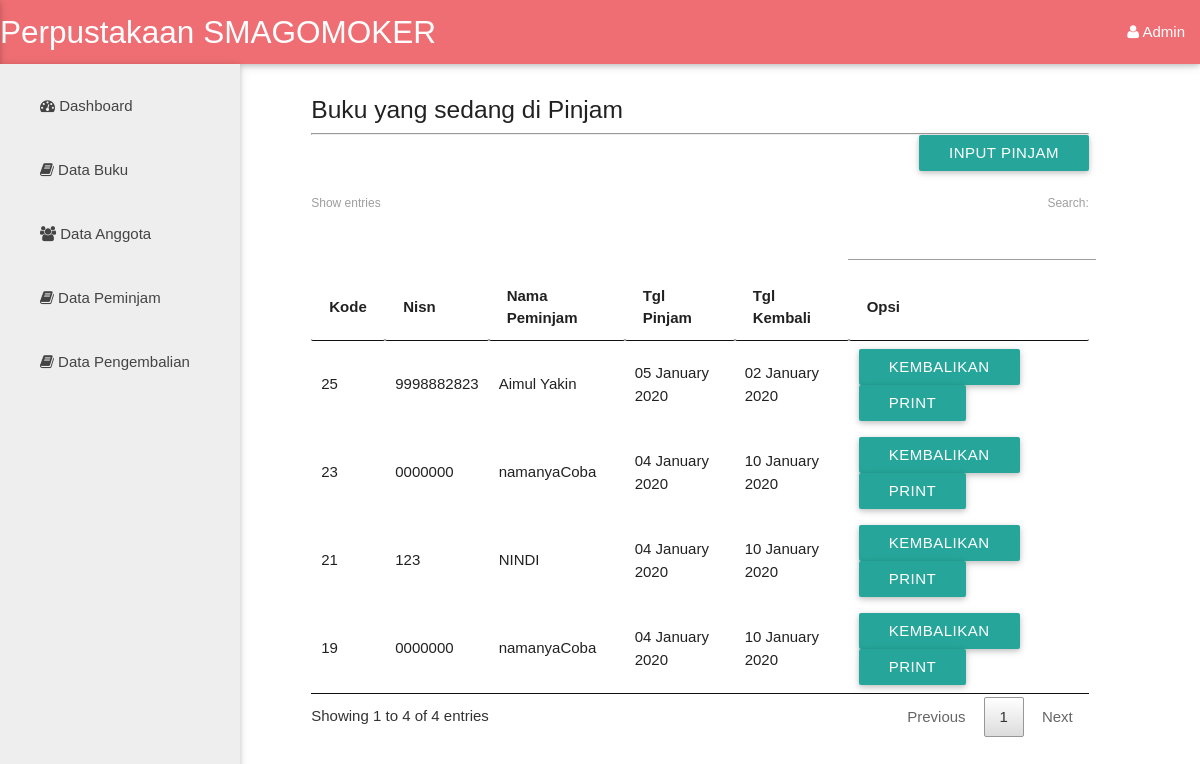
Screenshot of /pinjam.php (signed in) with the database file from the repository.
### tables this page shows
CREATE TABLE `pinjam` (
  `id_pinjam` int(11) NOT NULL,
  `id_anggota` int(11) NOT NULL,
  `id_buku` int(11) NOT NULL,
  `jumlah` int(11) NOT NULL,
  `tgl_pinjam` date NOT NULL,
  `tgl_kembali` timestamp NOT NULL DEFAULT CURRENT_TIMESTAMP ON UPDATE CURRENT_TIMESTAMP,
  `status` varchar(20) NOT NULL
);

CREATE TABLE `anggota` (
  `id_anggota` int(11) NOT NULL,
  `nisn` varchar(20) NOT NULL,
  `nama` varchar(50) NOT NULL,
  `password` varchar(25) NOT NULL,
  `kelas` varchar(3) NOT NULL,
  `jurusan` varchar(35) NOT NULL,
  `jen_kel` enum('laki-laki','perempuan','','') NOT NULL,
  `no_hp` varchar(13) NOT NULL
);

### pinjam.php (the view, shortened to what this page needs)
<?php
  if (isset($_SESSION['admin'])) {
?>
<?php include 'templates/header.php' ?>
<div class="row">
  <div class="col s2">
    <ul id="nav-mobile" class="sidebar side-nav fixed grey lighten-3">
      <li><a href="index.php"><i class="fa fa-dashboard"></i> Dashboard</a></li>
      <li><a href="buku.php"><i class="fa fa-book"></i> Data Buku</a></li>
      <li><a href="anggota.php"><i class="fa fa-users"></i> Data Anggota</a></li>
          <li><a href="pinjam.php"><i class="fa fa-book"></i> Data Peminjam</a></li>
          <li><a href="kembali.php"><i class="fa fa-book"></i> Data Pengembalian</a></li>
    </ul>
  </div>
</div>
 <div class="row">
  <div class="col m8 offset-m3">
  <h5>Buku yang sedang di Pinjam</h5>
  <?php
    require_once "db/koneksi.php";
    $query = mysqli_query($dbConn, "SELECT pinjam.id_pinjam, buku.nama_buku, anggota.id_anggota, anggota.nama, anggota.nisn, anggota.kelas, anggota.jurusan, pinjam.tgl_pinjam, pinjam.tgl_kembali, pinjam.status, pinjam.jumlah FROM pinjam JOIN anggota ON anggota.id_anggota=pinjam.id_anggota JOIN buku ON buku.id_buku=pinjam.id_buku WHERE pinjam.status = 'belum' ORDER By pinjam.id_pinjam DESC") or die(mysqli_error());
    ?>
  <hr>
  <div class="row">
    <a href="tambah_pinjam.php" class="btn waves-effect waves-light right"> Input Pinjam</a>
  </div>
    <table id="myTable" class="mdl-data-table" width="100%" cellpadding="0">
      <thead>
        <tr>
          <th>Kode</th>
          <th>Nisn</th>
          <th>Nama Peminjam</th>
          <th>Tgl Pinjam</th>
          <th>Tgl Kembali</th>
          <th>Opsi</th>
        </tr>
      </thead>
      <tbody id="show_modal">
        <?php  while($data = mysqli_fetch_array($query)) {
         ?>
          <tr>
            <td><?php   echo $data['id_pinjam'] ?></td>
            <td><?php   echo $data['nisn']; ?></td>
            <td><?php   echo $data['nama']; ?></td>
            <td><?php   echo date("d F Y", strtotime($data['tgl_pinjam'])); ?></td>
            <td><?php   echo date("d F Y", strtotime($data['tgl_kembali'])); ?></td>
            <td>
              <a href="#" id="myBtn" class="btn myBtn"
              data-ida="<?php echo $data['id_anggota'] ?>"
              data-id="<?php echo $data['id_pinjam'] ?>"
              data-nama="<?php echo $data['nama'] ?>"
              data-buku="<?php echo $data['nama_buku'] ?>"
              data-tgl_pinjam="<?php echo date("d F Y", strtotime($data['tgl_pinjam'])) ?>"
              data-tgl_kembali="<?php echo date("d F Y", strtotime($data['tgl_kembali'])) ?>"
              data-kembali ="<?php echo $data['tgl_kembali'] ?>"
              >Kembalikan</a>
              <a class="btn" href="print/print.php?id_anggota=<?php echo $data['id_anggota'] ?>" target="_blank"
              >Print</a>
            </td>
          </tr>
         <?php } ?>
      </tbody>
    </table>
  </div>
 </div>
<?php include 'templates/footer.php' ?>
<?php }
  else{
    header("location:login.php");
  }
 ?>

### css/style.css (style rules this page uses)
* { margin: 0; padding: 0; }
.sidebar { position: fixed; top: 64px; bottom: 0; left: 0; z-index: 1000; display: block; padding: 10px; overflow-x: hidden; overflow-y: auto; background-color: teal; border-right: 1px solid #eee; }

### css/modal.css (style rules this page uses)
body { font-family: Arial, Helvetica, sans-serif; }

### rows the page displays
pinjam: id_pinjam "25", id_anggota.nisn "9998882823", id_anggota.nama "Aimul Yakin", tgl_pinjam "05 January 2020", tgl_kembali "02 January 2020"
pinjam: id_pinjam "23", id_anggota.nisn "0000000", id_anggota.nama "namanyaCoba", tgl_pinjam "04 January 2020", tgl_kembali "10 January 2020"
pinjam: id_pinjam "21", id_anggota.nisn "123", id_anggota.nama "NINDI", tgl_pinjam "04 January 2020", tgl_kembali "10 January 2020"
pinjam: id_pinjam "19", id_anggota.nisn "0000000", id_anggota.nama "namanyaCoba", tgl_pinjam "04 January 2020", tgl_kembali "10 January 2020"
